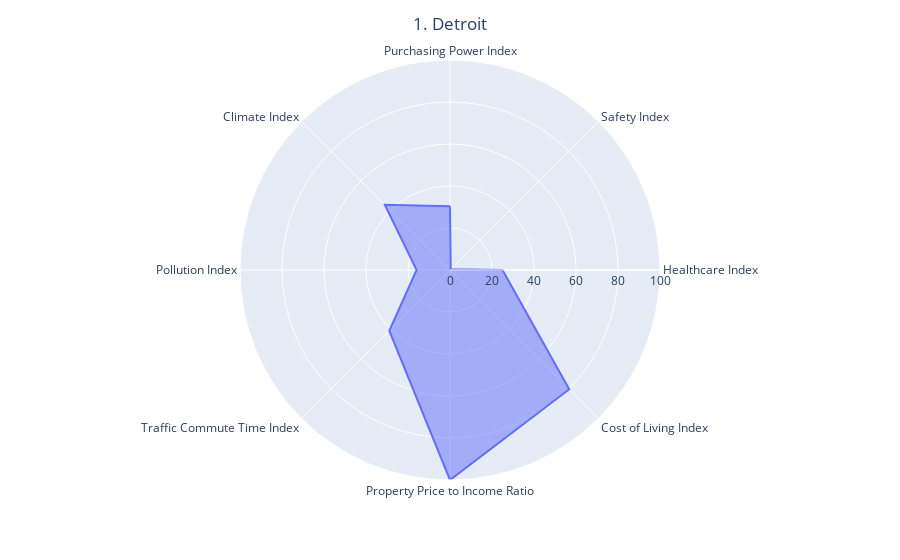
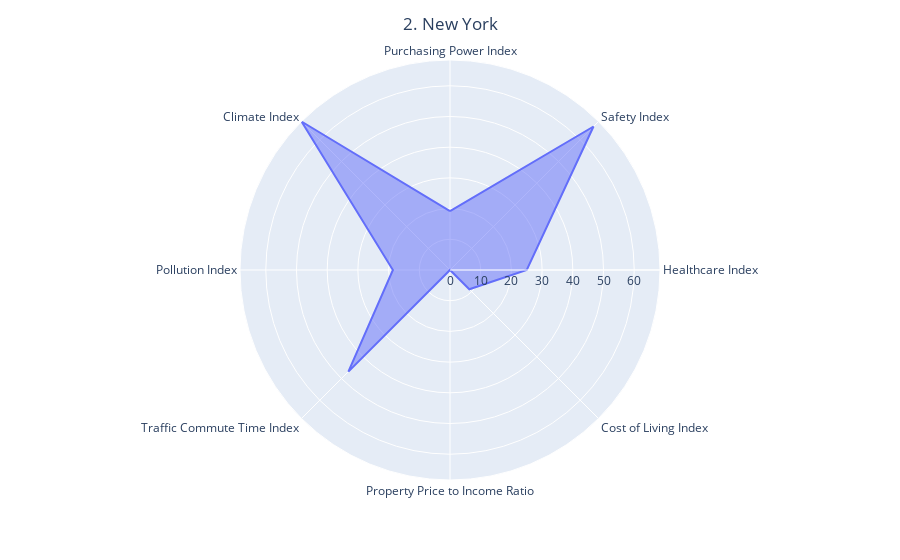
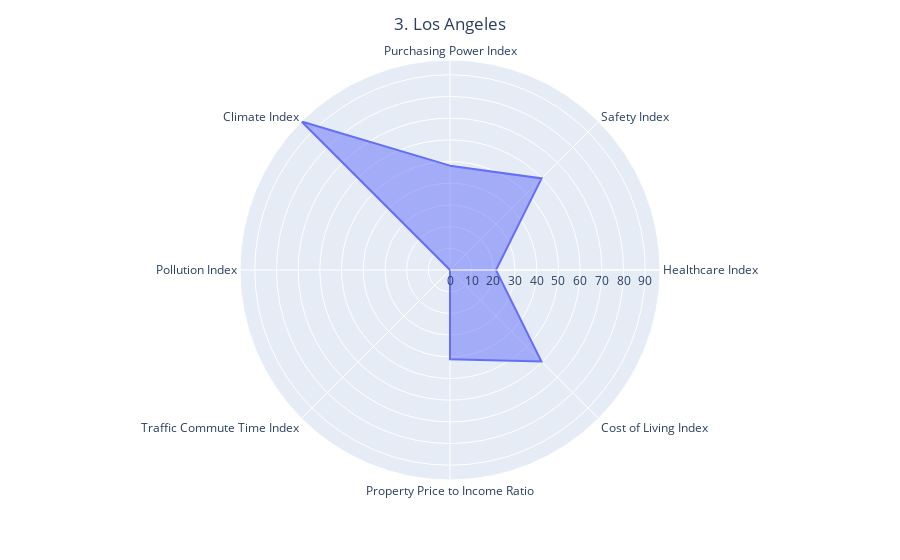
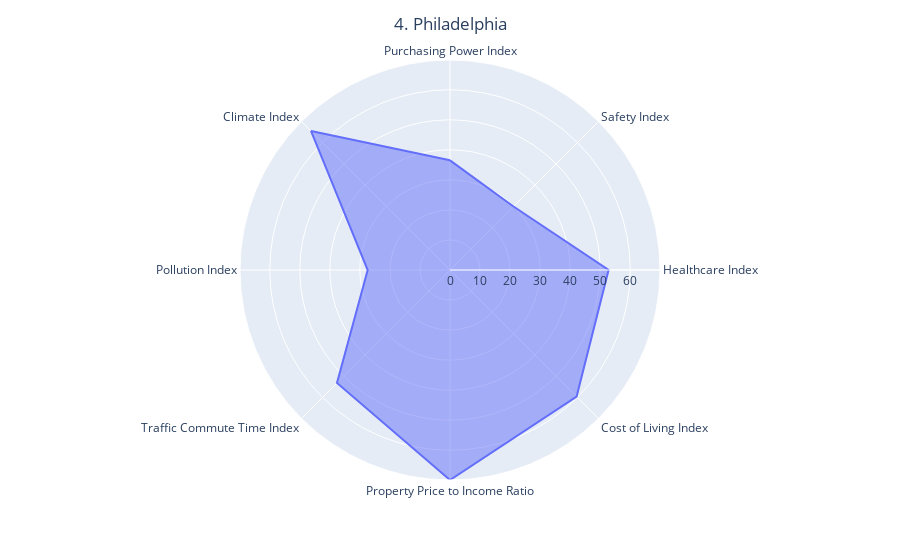

Source (notebook cell) for these figures, in order:
### Code cell
## spider chart for bottom US cities

# choose year and number
year = 2022
num = 10 #top10

# importing data
qol_us = pd.read_csv("../02_data wrangling/04_data/quality_of_life_index_5yrs_scale_geo_USA.csv")
qol_us_yr = qol_us[qol_us['Year']== year]


bottom_us = qol_us_yr.sort_values(by='Quality of Life Index', ascending=False).head(10)

bottom_us = top_us[['City','Quality of Life Index', 'Purchasing Power Index',
       'Safety Index', 'Healthcare Index', 'Cost of Living Index',
       'Property Price to Income Ratio', 'Traffic Commute Time Index',
       'Pollution Index', 'Climate Index']].round(decimals=1).set_index('City')

indexes_for_chart = ['Purchasing Power Index', 'Safety Index', 'Healthcare Index', 'Cost of Living Index',
                     'Property Price to Income Ratio', 'Traffic Commute Time Index',
                     'Pollution Index','Climate Index']

# plotting on spider chart
for i in range(num):
    df = pd.DataFrame(dict(
    r= bottom_us[indexes_for_chart].iloc[i],
    theta=indexes_for_chart))
    fig = px.line_polar(df, r='r', theta='theta', line_close=True)
    fig.update_traces(fill='toself')
    fig.update_layout(title_text= str(i+1) + '.' + ' ' + bottom_us.index[i], title_x=0.5)
    fig.show()

### Figure 1 — Plotly figure (JSON) as saved in the notebook; plotly's stock layout.template omitted (floating-point values rounded to 4 significant figures)
{"data": [{"fill": "toself", "hovertemplate": "r=%{r}<br>theta=%{theta}<extra></extra>", "legendgroup": "", "line": {"color": "#636efa", "dash": "solid"}, "marker": {"symbol": "circle"}, "mode": "lines", "name": "", "r": [30.3, 0.5, 25, 80.3, 100, 40.9, 15.9, 43.9, 30.3], "showlegend": false, "subplot": "polar", "theta": ["Purchasing Power Index", "Safety Index", "Healthcare Index", "Cost of Living Index", "Property Price to Income Ratio", "Traffic Commute Time Index", "Pollution Index", "Climate Index", "Purchasing Power Index"], "type": "scatterpolar"}], "layout": {"autosize": true, "legend": {"tracegroupgap": 0}, "margin": {"t": 60}, "polar": {"angularaxis": {"direction": "clockwise", "rotation": 90, "type": "category"}, "domain": {"x": [0, 1], "y": [0, 1]}, "radialaxis": {"autorange": true, "range": [0, 100], "type": "linear"}}, "title": {"text": "1. Detroit", "x": 0.5}}}

### Figure 2 — Plotly figure (JSON) as saved in the notebook; plotly's stock layout.template omitted (floating-point values rounded to 4 significant figures)
{"data": [{"fill": "toself", "hovertemplate": "r=%{r}<br>theta=%{theta}<extra></extra>", "legendgroup": "", "line": {"color": "#636efa", "dash": "solid"}, "marker": {"symbol": "circle"}, "mode": "lines", "name": "", "r": [19.2, 66.1, 25, 8.9, 0, 46.8, 18.6, 68.4, 19.2], "showlegend": false, "subplot": "polar", "theta": ["Purchasing Power Index", "Safety Index", "Healthcare Index", "Cost of Living Index", "Property Price to Income Ratio", "Traffic Commute Time Index", "Pollution Index", "Climate Index", "Purchasing Power Index"], "type": "scatterpolar"}], "layout": {"autosize": true, "legend": {"tracegroupgap": 0}, "margin": {"t": 60}, "polar": {"angularaxis": {"direction": "clockwise", "rotation": 90, "type": "category"}, "domain": {"x": [0, 1], "y": [0, 1]}, "radialaxis": {"autorange": true, "range": [0, 68.4], "type": "linear"}}, "title": {"text": "2. New York", "x": 0.5}}}

### Figure 3 — Plotly figure (JSON) as saved in the notebook; plotly's stock layout.template omitted (floating-point values rounded to 4 significant figures)
{"data": [{"fill": "toself", "hovertemplate": "r=%{r}<br>theta=%{theta}<extra></extra>", "legendgroup": "", "line": {"color": "#636efa", "dash": "solid"}, "marker": {"symbol": "circle"}, "mode": "lines", "name": "", "r": [48.1, 59.7, 21.2, 59.6, 41.1, 0, 0, 96.8, 48.1], "showlegend": false, "subplot": "polar", "theta": ["Purchasing Power Index", "Safety Index", "Healthcare Index", "Cost of Living Index", "Property Price to Income Ratio", "Traffic Commute Time Index", "Pollution Index", "Climate Index", "Purchasing Power Index"], "type": "scatterpolar"}], "layout": {"autosize": true, "legend": {"tracegroupgap": 0}, "margin": {"t": 60}, "polar": {"angularaxis": {"direction": "clockwise", "rotation": 90, "type": "category"}, "domain": {"x": [0, 1], "y": [0, 1]}, "radialaxis": {"autorange": true, "range": [0, 96.8], "type": "linear"}}, "title": {"text": "3. Los Angeles", "x": 0.5}}}

### Figure 4 — Plotly figure (JSON) as saved in the notebook; plotly's stock layout.template omitted (floating-point values rounded to 4 significant figures)
{"data": [{"fill": "toself", "hovertemplate": "r=%{r}<br>theta=%{theta}<extra></extra>", "legendgroup": "", "line": {"color": "#636efa", "dash": "solid"}, "marker": {"symbol": "circle"}, "mode": "lines", "name": "", "r": [36.5, 29.9, 52.8, 59.6, 69.9, 53.2, 27.4, 65.4, 36.5], "showlegend": false, "subplot": "polar", "theta": ["Purchasing Power Index", "Safety Index", "Healthcare Index", "Cost of Living Index", "Property Price to Income Ratio", "Traffic Commute Time Index", "Pollution Index", "Climate Index", "Purchasing Power Index"], "type": "scatterpolar"}], "layout": {"autosize": true, "legend": {"tracegroupgap": 0}, "margin": {"t": 60}, "polar": {"angularaxis": {"direction": "clockwise", "rotation": 90, "type": "category"}, "domain": {"x": [0, 1], "y": [0, 1]}, "radialaxis": {"autorange": true, "range": [0, 69.9], "type": "linear"}}, "title": {"text": "4. Philadelphia", "x": 0.5}}}
